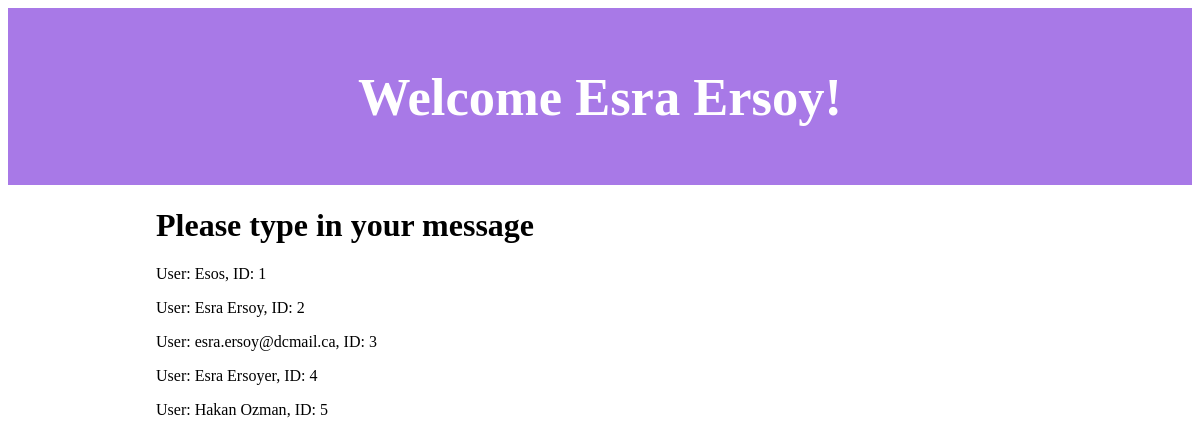
The app's page /view (signed in) with its own data.
### app.py (models this page shows, shortened)
class users(db.Model):
    id = db.Column(db.Integer(), primary_key=True)
    user = db.Column(db.String(100))

### app.py (the view)
@app.route("/view")
def view():
    if "user" in session:
        user = session["user"]
    return render_template("view.html", values=users.query.all(), username=user)

### templates/view.html (shortened to what this page needs)
<!doctype html>
<html>
<head>
</head>
<header>
    <h2>Welcome {{username}}!</h2>
</header>
<body>
    <div class="container">
        <h1>Please type in your message</h1>
        <p>
        {% for item in values %}
            <p>User: {{item.user}}, ID: {{item.id}}</p>
        {% endfor %}
        </p>
        <br>
    </div>
</body>
</html>

### templates/view.html (style rules this page uses)
.container { width: 75%; margin-left: auto; margin-right: auto; }
header { background-color: #A879E7; padding: 15px; text-align: center; font-size: 35px; color: white; }

### records on screen
users: user "Esra Ersoy", id "2"
users: user "Esos", id "1"
users: user "esra.ersoy@dcmail.ca", id "3"
users: user "Esra Ersoyer", id "4"
users: user "Hakan Ozman", id "5"
